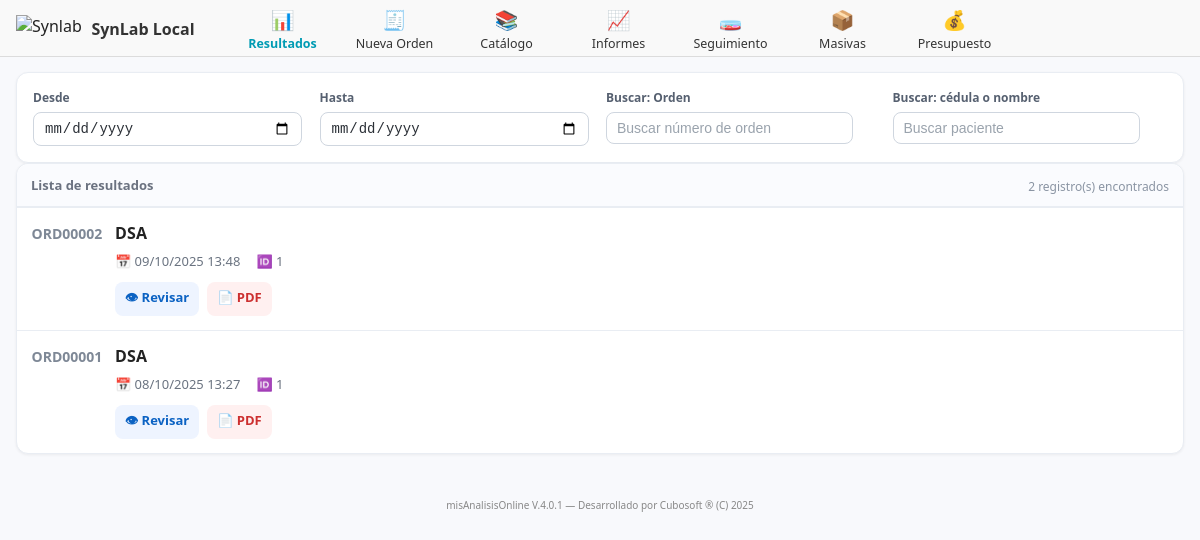
Before: /ordenes/ (signed in) with the older database file.
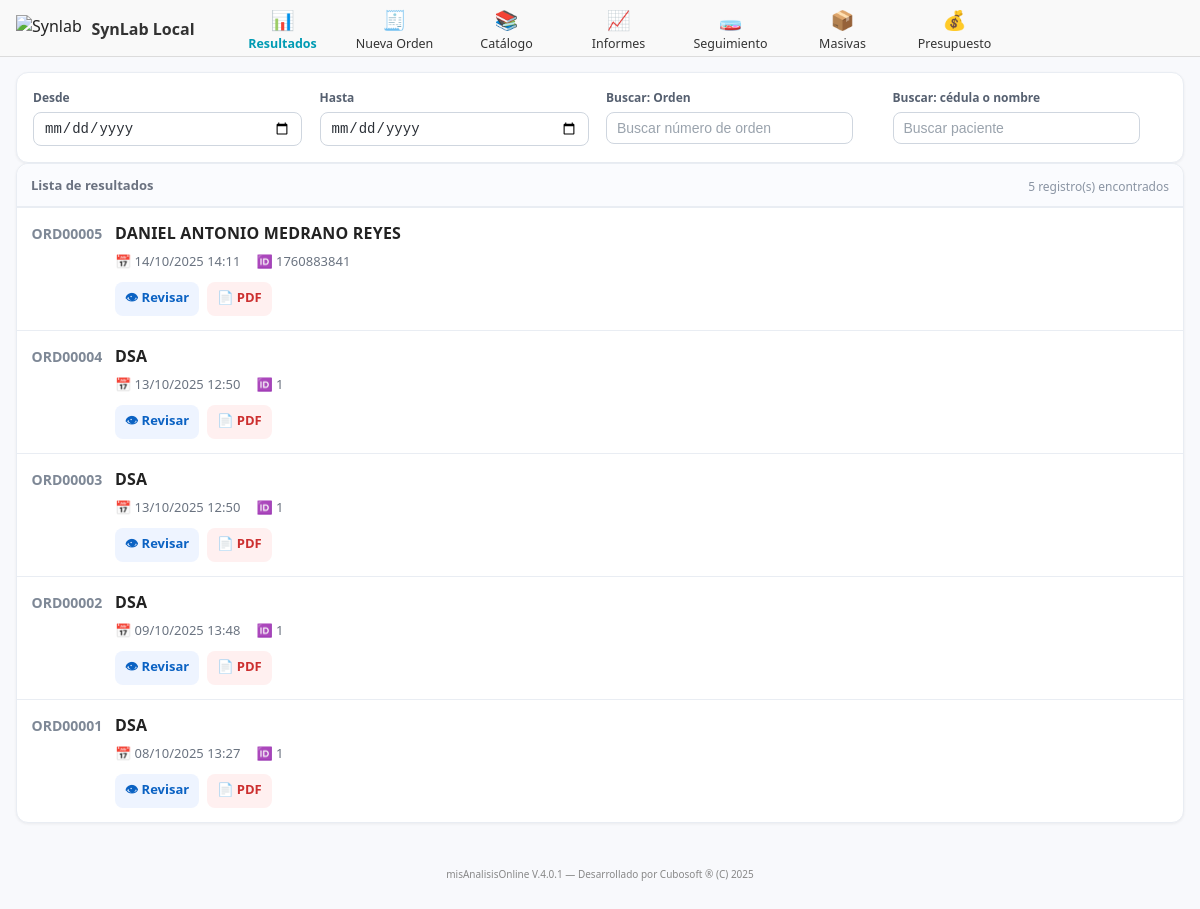
After: the same page with the newer database file.
### laboratorio/models.py (models this page shows, shortened)
class Orden(models.Model):
    paciente = models.ForeignKey(Paciente, on_delete=models.CASCADE)
    numero_orden = models.CharField(max_length=20, unique=True)
    fecha = models.DateTimeField(auto_now_add=True)
    medico = models.CharField(max_length=150, blank=True, null=True)
    tipo = models.CharField(max_length=20, choices=[('Rutina', 'Rutina'), ('Urgente', 'Urgente')], default='Rutina')
    estado = models.CharField(max_length=20, choices=[
        ('Pendiente', 'Pendiente'),
        ('En proceso', 'En proceso'),
        ('Validado', 'Validado'),
    ], default='Pendiente')
    total = models.DecimalField(max_digits=10, decimal_places=2, default=0.00)
    observaciones = models.TextField(blank=True, null=True)
    equipo = models.ForeignKey(Equipo, on_delete=models.SET_NULL, null=True, blank=True)
    creado_en = models.DateTimeField(auto_now_add=True)
    actualizado_en = models.DateTimeField(auto_now=True)
    creado_por = models.ForeignKey(User, related_name='orden_creado_por', on_delete=models.SET_NULL, null=True, blank=True)
    modificado_por = models.ForeignKey(User, related_name='orden_modificado_por', on_delete=models.SET_NULL, null=True, blank=True)

class Paciente(models.Model):
    documento_identidad = models.CharField(max_length=20, unique=True)
    nombre_completo = models.CharField(max_length=150)
    sexo = models.CharField(max_length=10, choices=[('M', 'Masculino'), ('F', 'Femenino')])
    fecha_nacimiento = models.DateField(null=True, blank=True)
    telefono = models.CharField(max_length=20, blank=True, null=True)
    email = models.EmailField(blank=True, null=True)
    direccion = models.TextField(blank=True, null=True)
    numero_registro = models.PositiveIntegerField(unique=True, editable=False, null=True, blank=True)
    creado_en = models.DateTimeField(auto_now_add=True)
    actualizado_en = models.DateTimeField(auto_now=True)
    creado_por = models.ForeignKey(User, related_name='paciente_creado_por', on_delete=models.SET_NULL, null=True, blank=True)
    modificado_por = models.ForeignKey(User, related_name='paciente_modificado_por', on_delete=models.SET_NULL, null=True, blank=True)

### laboratorio/views.py (the view)
# urls.py: path('ordenes/', views.lista_ordenes, name='lista_ordenes'),
@login_required
def lista_ordenes(request):
    query = request.GET.get('q', '')
    ordenes = Orden.objects.all().order_by('-fecha')
    if query:
        ordenes = ordenes.filter(paciente__nombre_completo__icontains=query) | ordenes.filter(numero_orden__icontains=query)
    return render(request, 'laboratorio/lista_ordenes.html', {'ordenes': ordenes, 'query': query})

### laboratorio/templates/laboratorio/lista_ordenes.html (shortened to what this page needs)
{% extends "base.html" %}
{% block content %}
<div class="card filtros">
  <div class="card-body">
    <div class="grid">
      <div class="col-3"><label class="label">Desde</label><input type="date" class="input"/></div>
      <div class="col-3"><label class="label">Hasta</label><input type="date" class="input"/></div>
      <div class="col-3"><label class="label">Buscar: Orden</label><input type="search" class="input" placeholder="Buscar número de orden"/></div>
      <div class="col-3"><label class="label">Buscar: cédula o nombre</label><input type="search" class="input" placeholder="Buscar paciente"/></div>
    </div>
  </div>
</div>
<div id="ordenContainer" class="card lista">
  <div class="list-head">
    <span class="list-title">Lista de resultados</span>
    <div class="list-right">
      <span class="list-count">{{ ordenes.count }} registro(s) encontrados</span>
    </div>
  </div>
  <div id="ordenList" class="list-body">
    {% for orden in ordenes %}
    <div class="item">
      <div class="indice">{{ orden.numero_orden }}</div>
      <div class="item-body">
        <div class="nombre">{{ orden.paciente.nombre_completo }}</div>
        <div class="row-meta">
          <div class="meta">📅 {{ orden.fecha|date:"d/m/Y H:i" }}</div>
          <div class="meta">🆔 {{ orden.paciente.documento_identidad }}</div>
        </div>
        <div class="acciones">
          <a href="{% url 'detalle_orden' orden.id %}" class="action revisar">👁 Revisar</a>
          <a href="{% url 'orden_pdf' orden.id %}" class="action pdf">📄 PDF</a>
        </div>
      </div>
    </div>
    {% empty %}
    <p class="text-center py-4 text-muted">No hay órdenes registradas.</p>
    {% endfor %}
  </div>
</div>
{% endblock %}

### laboratorio/templates/base.html (shortened to what this page needs)
{% load static %}
<!DOCTYPE html>
<html lang="es">
<head>
<link rel="stylesheet" href="{% static 'laboratorio/css/estilo_ordenes.css' %}">
</head>
<body>
<nav class="synlab-menu">
  <div class="logo">
    <img src="{% static 'laboratorio/img/logo_synlab.png' %}" alt="Synlab">
    <span>SynLab Local</span>
  </div>
  <a href="{% url 'lista_ordenes' %}" class="nav-item {% if request.resolver_match.url_name == 'lista_ordenes' %}active{% endif %}">
    <span class="icon">📊</span><span>Resultados</span>
  </a>
  <a href="{% url 'nueva_orden' %}" class="nav-item {% if request.resolver_match.url_name == 'nueva_orden' %}active{% endif %}">
    <span class="icon">🧾</span><span>Nueva Orden</span>
  </a>
  <a href="{% url 'catalogo_examenes' %}" class="nav-item {% if request.resolver_match.url_name == 'catalogo_examenes' %}active{% endif %}">
    <span class="icon">📚</span><span>Catálogo</span>
  </a>
  <a href="#" class="nav-item"><span class="icon">📈</span><span>Informes</span></a>
  <a href="#" class="nav-item"><span class="icon">🧫</span><span>Seguimiento</span></a>
  <a href="#" class="nav-item"><span class="icon">📦</span><span>Masivas</span></a>
  <a href="#" class="nav-item"><span class="icon">💰</span><span>Presupuesto</span></a>
</nav>
<div class="container">
  {% block content %}{% endblock %}
  <div class="footer">
    <small>misAnalisisOnline V.4.0.1 — Desarrollado por Cubosoft ® (C) 2025</small>
  </div>
</div>
</body>
</html>

### laboratorio/static/laboratorio/CSS/estilo_ordenes.css (style rules this page uses)
:root { --bg:#f6f7fb; --card:#ffffff; --line:#e9edf3; --text:#2a2f36; --muted:#6a7380; --primary:#0b62c3; --primary-tint:#e8f2ff; --secondary:#5e6b7c; --secondary-tint:#eef2f6; --info:#7d8793; --shadow:0 1px 3px rgba(0,0,0,.06); --radius:12px; }
body { margin:0; background:var(--bg); color:var(--text); font-family:-apple-system,"Segoe UI",Roboto,Inter,Arial,sans-serif; }
.container { max-width:1080px;margin:18px auto;padding:0 16px; }
.card { background:var(--card);border-radius:var(--radius);box-shadow:var(--shadow);border:1px solid var(--line); }
.card-body { padding:16px; }
.grid { display:grid;grid-template-columns:repeat(12,1fr);gap:12px; }
.col-3 { grid-column:span 3; }
.label { display:block;font-size:12px;font-weight:600;color:#566070;margin-bottom:6px; }
.input { width:90%;border:1px solid #cfd6df;border-radius:8px;padding:7px 10px;font-size:14px;color:var(--text); }
.input::placeholder { color:#9aa3ad; }
.list-head { display:flex;justify-content:space-between;align-items:center;padding:10px 14px;border-bottom:1px solid var(--line);background:#fafbfe;border-radius:var(--radius) var(--radius) 0 0; }
.list-title { font-size:13px;font-weight:600;color:#6b7280; }
.list-count { font-size:12px;color:#8a94a3; }
.item { display:grid;grid-template-columns:72px 1fr;gap:12px;padding:14px;border-top:1px solid var(--line); }
.indice { display:flex;align-items:flex-start;justify-content:center;color:#7e8896;font-weight:700;font-size:14px;padding-top:2px; }
.item-body { display:flex;flex-direction:column;gap:8px; }
.nombre { font-weight:700;text-transform:uppercase;letter-spacing:.2px; }
.row-meta { display:flex;flex-wrap:wrap;gap:16px;align-items:center;color:var(--muted);font-size:13px; }
.meta { display:flex;align-items:center;gap:6px; }
.acciones { display:flex;flex-wrap:wrap;gap:8px;margin-top:4px; }
.action { padding:6px 10px;border-radius:8px;font-size:13px;text-decoration:none;font-weight:600; }
.revisar { color:#0b62c3;background:#eef4ff; }
.pdf { color:#cc2f2f;background:#fff0f0; }
.footer { text-align:right;font-size:12px;color:#8a94a3;padding:12px 4px;margin-top:14px; }

### laboratorio/templates/base.html (style rules this page uses)
.synlab-menu { position:fixed;top:0;left:0;right:0;z-index:1000; background:#f9f9f9;border-bottom:1px solid #dcdcdc; display:flex;align-items:center;gap:2rem; padding:6px 16px 4px 16px;box-sizing:border-box; }
.synlab-menu .logo { display:flex;align-items:center;gap:.6rem;margin-right:1rem; }
.synlab-menu .logo img { height:28px; }
.synlab-menu .logo span { font-weight:600;color:#333;font-size:1rem; }
.synlab-menu .nav-item { display:flex;flex-direction:column;align-items:center;justify-content:center; text-align:center;font-size:.78rem;color:#333;text-decoration:none;font-weight:500; width:80px;transition:all .2s ease; }
.synlab-menu .nav-item .icon { font-size:1.2rem;margin-bottom:2px; }
.synlab-menu .nav-item.active { color:#009bb3;font-weight:600; }
body { background-color:#f8f9fc;font-family:'Segoe UI',sans-serif; color:#222;margin:0;padding-top:72px; }
.container { max-width:1200px;margin:0 auto;padding:0 16px 60px; }
.footer { text-align:center; font-size:12px; color:#888; margin-top:30px; }

Changed rows visible on the page:
added Orden: numero_orden "ORD00005", paciente.nombre_completo "DANIEL ANTONIO MEDRANO REYES", fecha "14/10/2025 14:11", paciente.documento_identidad "1760883841"
added Orden: numero_orden "ORD00004", paciente.nombre_completo "DSA", fecha "13/10/2025 12:50", paciente.documento_identidad "1"
added Orden: numero_orden "ORD00003", paciente.nombre_completo "DSA", fecha "13/10/2025 12:50", paciente.documento_identidad "1"
Other visible differences:
{{ ordenes.count }}: "2" → "5"
